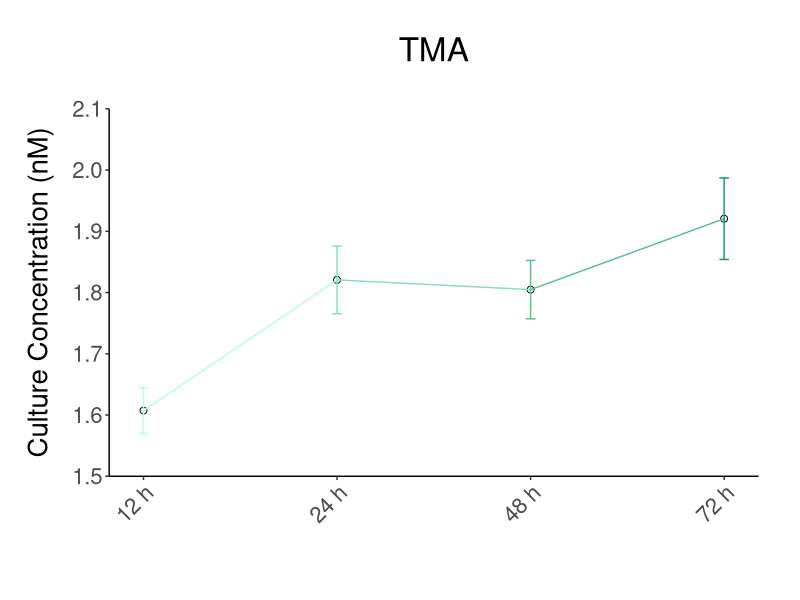

This chart was generated by the following R code:
# line plot

require(ggplot2)
require(dplyr)

dat <- data.frame(
  time = rep(c(1:4), each =8),
  C = c(rnorm(8, mean = 1.63, sd = 0.05), 
        rnorm(8, mean = 1.81, sd = 0.05), 
        rnorm(8, mean = 1.85, sd = 0.05), 
        rnorm(8, mean = 1.95, sd = 0.05)),
  stringsAsFactors = F
) %>%
  group_by(time) %>%
  mutate(mean = mean(C),
         sd = sd(C)) %>%
  dplyr::select(-C) %>%
  filter(!duplicated(time)) %>%
  mutate(uci = mean + sd,
         lci = mean - sd) %>%
  ungroup()
  
ggplot(data = dat, aes(x = time, y = mean, col = time)) +
  geom_point(shape = 21, size = 2, col = "black") +
  geom_line() +
  geom_errorbar(aes(x = time, ymin = lci, ymax = uci), width = 0.05) +
  xlab("") + 
  ylab("Culture Concentration (nM)") +  
  scale_x_continuous(labels = c("12 h","24 h","48 h","72 h")) +
  scale_y_continuous(limits = c(1.5,2.1), n.breaks = 7, expand = c(0,0)) +
  scale_color_gradient(low = "#b7fce3", high = "#08a269") +
  ggtitle("TMA") +
  guides(size = "none", color = "none") + 
  theme_classic() +
  theme(text = element_text(size = 20), axis.title.y = element_text(vjust = 3),
        legend.title = element_blank(),
        plot.title = element_text(hjust = 0.5, vjust = 5),
        axis.text.x = element_text(angle = 45, hjust = 1),
        plot.background = element_blank(),
        plot.margin = ggplot2::margin(50,30,30,30), 
        panel.grid = element_blank(), legend.background = element_blank()
  )

